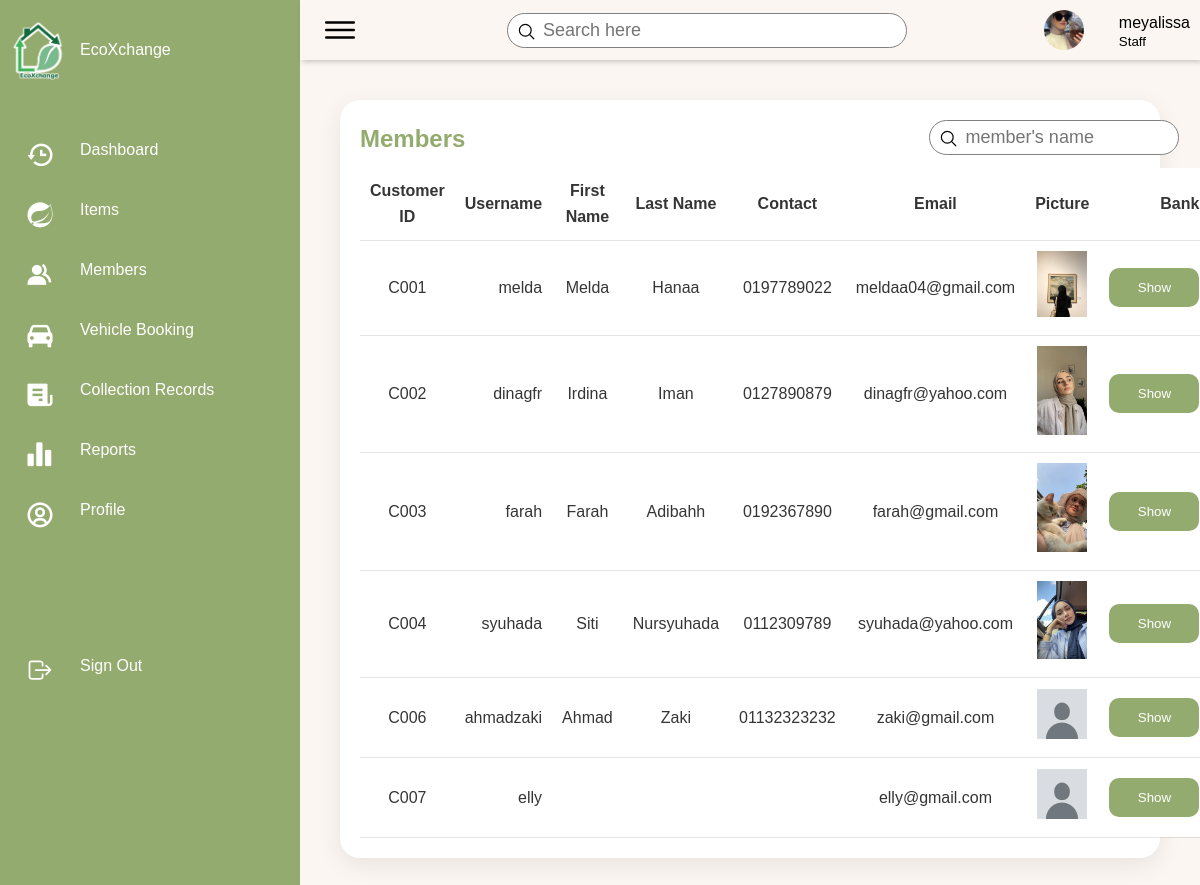
Page /EcoXchange/pages/members.php (signed in) on the earlier database version.
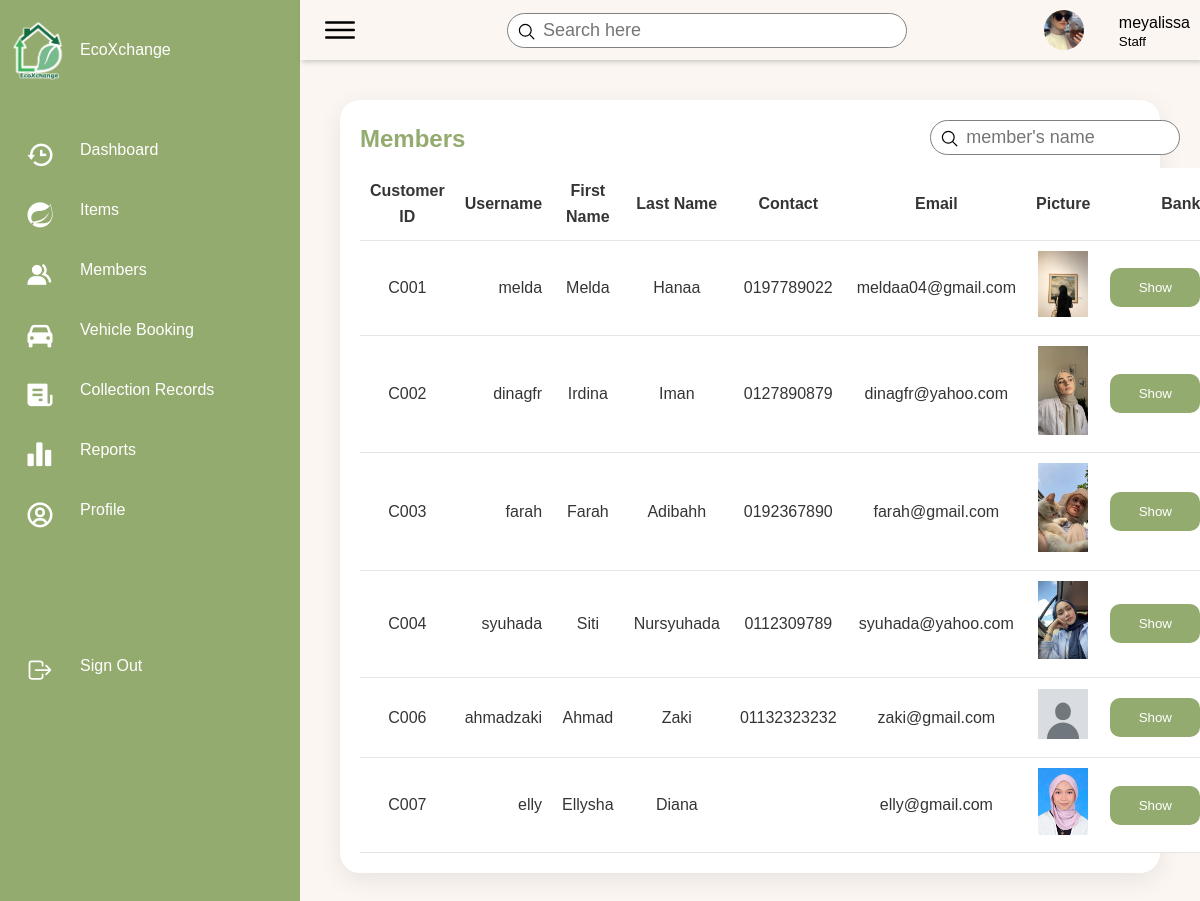
Same page on the later database version.
### tables this page shows
CREATE TABLE `staff` (
  `staff_ID` varchar(10) NOT NULL,
  `staff_username` varchar(20) NOT NULL,
  `staff_password` varchar(200) NOT NULL,
  `staff_first_name` varchar(30) NOT NULL,
  `staff_last_name` varchar(30) NOT NULL,
  `staff_contact_no` varchar(12) NOT NULL,
  `staff_email` varchar(30) NOT NULL,
  `category` varchar(30) NOT NULL,
  `staff_pict` varchar(255) NOT NULL
);

CREATE TABLE `customer` (
  `cust_ID` varchar(10) NOT NULL,
  `cust_username` varchar(20) NOT NULL,
  `cust_password` varchar(128) NOT NULL,
  `cust_first_name` varchar(30) NOT NULL,
  `cust_last_name` varchar(30) NOT NULL,
  `cust_contact_no` varchar(12) NOT NULL,
  `cust_email` varchar(30) NOT NULL,
  `cust_pict` varchar(255) NOT NULL,
  `bank_id` varchar(10) DEFAULT NULL
);

### EcoXchange/includes/fetchUserData.php (called while the page is built, shortened)
<?php
include("dbconn.php");
$username = $_SESSION['username'];
$role = $_SESSION['role'];
if ($role === 'Staff') {
    $sql = "SELECT * FROM staff WHERE staff_username = '$username'";
} elseif ($role === 'Customer') {
    $sql = "SELECT * FROM customer WHERE cust_username = '$username'";
} else {
    header("Location: ../pages/Login.php");
    exit();
}
$query = mysqli_query($dbconn, $sql) or die("Error: " . mysqli_error($dbconn));
$user = mysqli_fetch_assoc($query);
$name = $user["staff_username"] ?? $user["cust_username"];
$image = $user["staff_pict"] ?? $user["cust_pict"];
?>

### EcoXchange/pages/members.php (the view, shortened to what this page needs)
<?php
include('../includes/dbconn.php');
include('../includes/fetchUserData.php');
?>
<!DOCTYPE html>
<html lang="en">
<head>
    <link href="https://unpkg.com/boxicons@2.0.7/css/boxicons.min.css" rel="stylesheet" />
    <link rel="stylesheet" href="../style/members.css">
</head>
<body>
    <div class="container">
        <?php include('sidebar-1.php'); ?>
        <div class="main">
            <?php include('header.php'); ?>
            <div class="content">
                <div class="details">
                    <div class="itemlist">
                        <div class="tableHeader">
                            <h2>Members</h2>
                            <div class="searchbar">
                                <label>
                                <input type="text" name="" id="search-member" placeholder="member's name" onkeyup="searchmember()">
                                <ion-icon name="search-outline"></ion-icon>
                                </label>
                            </div>
                        </div>
                        <?php
                            $sql = "SELECT * FROM customer c JOIN bank_details b ON c.bank_id = b.bank_id";
                            $query = mysqli_query($dbconn, $sql);
                            $num_rows = mysqli_num_rows($query);
                            if ($num_rows == 0) {
                                echo "No item found";
                            } else {
                                echo '<table class="table1">';
                                echo "<thead>";
                                echo "<tr>";
                                echo "<td>Customer ID</td>";
                                echo "<td>Username</td>";
                                echo "<td>First Name</td>";
                                echo "<td>Last Name</td>";
                                echo "<td>Contact</td>";
                                echo "<td>Email</td>";
                                echo "<td>Picture</td>";
                                echo "<td>Bank</td>";
                                echo "</tr>";
                                echo "</thead>";
                                echo "<tbody>";
                                while ($row = mysqli_fetch_array($query)) {
                                    echo "<tr>";
                                    echo '<td class="idcust">' . $row["cust_ID"] . "</td>";
                                    echo "<td>" . $row["cust_username"] . "</td>";
                                    echo "<td>" . $row["cust_first_name"] . "</td>";
                                    echo "<td>" . $row["cust_last_name"] . "</td>";
                                    echo "<td>" . $row["cust_contact_no"] . "</td>";
                                    echo "<td>" . $row["cust_email"] . "</td>";
                                    echo '<td><img src="' . $row['cust_pict'] . '" alt=""></td>';
                                    echo '<td><button type="button" class="btnBank" id="btnBank" data-bank-name="' . $row["bank_name"] . '" data-bank-acc-no="' . $row["bank_acc_no"] . '" data-bank-full-name="' . $row["bank_full_name"] . '">Show</button></td>';
                                    echo "</tr>";
                                }
                                echo "</tbody>";
                                echo "</table>";
                            }
                        ?>
                    </div>
                </div>
            </div>
        </div>
    </div>
</body>
</html>

### EcoXchange/pages/sidebar-1.php (shortened to what this page needs)
<div class="navigation">
            <ul>
                <li class = "comp-name">
                    <a href="#">
                        <span class="icons">
                            <img src="../images/logo-white-border.png" class="sidebar-logo" />
                        </span>
                        <span class="title">EcoXchange</span>
                    </a>
                </li>
                <li class="active" >
                    <a href="dashboard-1.php">
                        <span class="icons">
                            <i class='bx bx-history'></i>
                        </span>
                        <span class="title">Dashboard</span>
                    </a>
                </li>
                <li>
                    <a href="items-1.php">
                        <span class="icons">
                            <i class='bx bxl-spring-boot'></i>
                        </span>
                        <span class="title">Items</span>
                    </a>
                </li>
                <li>
                    <a href="Members.php">
                        <span class="icons">
                            <i class='bx bxs-group'></i>
                        </span>
                        <span class="title">Members</span>
                    </a>
                </li>
                <li>
                    <a href="VehicleBooking.php">
                        <span class="icons">
                            <i class='bx bxs-car'></i>
                        </span>
                        <span class="title">Vehicle Booking</span>
                    </a>
                </li>
                <li>
                    <a href="records.php">
                        <span class="icons">
                            <i class='bx bxs-receipt'></i>
                        </span>
                        <span class="title">Collection Records</span>
                    </a>
                </li>
                <li class="dropdown">
                    <a href="javascript:void(0);" onclick="toggleDropdown()">
                        <span class="icons">
                            <i class='bx bxs-bar-chart-alt-2'></i>
                        </span>
                        <span class="title">Reports</span>
                    </a>
                </li>
                <li>
                    <a href="profile-1.php">
                        <span class="icons">
                            <i class='bx bx-user-circle'></i>
                        </span>
                        <span class="title">Profile</span>
                    </a>
                </li>
                <li class="sign-out">
                    <a href="../includes/logout.inc.php">
                        <span class="icons">
                            <ion-icon name="log-out-outline"></ion-icon>
                        </span>
                        <span class="title">Sign Out</span>
                    </a>
                </li>
            </ul>
        </div>

### EcoXchange/pages/header.php
<div class="topbar">
    <div class="toggle">
        <ion-icon name="menu-outline"></ion-icon>
    </div>
    <div class="search">
        <label>
            <input type="text" placeholder="Search here">
            <ion-icon name="search-outline"></ion-icon>
        </label>
    </div>
    <div class="user">
        <img src="<?php echo $image; ?>" alt="">
        <div class="info">
            <p><?php echo $name; ?></p>
            <small><?php echo $role; ?></small>
        </div>
    </div>
</div>

### EcoXchange/style/members.css (style rules this page uses)
.btnBank { padding: 12px 0px; width: 90px; background-color: var(--primary-color); border: 0; border-radius: 10px; color: white; margin: 10px auto; cursor: pointer; }
.info { padding-left: 20px; }
tr { padding: 10px 0; }

### EcoXchange/style/items-1.css (style rules this page uses)
.content img { width:50px; }
.content { width: 100%; }
.table1 tr { background-color: white ; color: black; }
.table1 td, .table1 th { text-align: center; }
.details { position: relative; width: 100%; padding: 20px; }
.details .itemlist { position: relative; display: grid; min-height: 500px; background: var(--white-color); padding: 20px; box-shadow: 0 7px 25px rgba(0, 0, 0, 0.08); border-radius: 20px; }
.details .tableHeader { display: flex; justify-content: space-between; align-items: flex-start; }
.tableHeader h2 { font-weight: 600; color: var(--primary-color); }
.details table { width: 100%; border-collapse: collapse; margin-top: 10px; }
.details table thead td { font-weight: 600; }
.details .itemlist table tr { color: var(--dark-color); border-bottom: 1px solid rgba(0, 0, 0, 0.1); }
.details .itemlist table tr:last-child { border-bottom: 1px solid rgba(0, 0, 0, 0.1); }
.details .itemlist table tr td { padding: 10px; }
.details .itemlist table tr td:last-child { text-align: end; }
.details .itemlist table tr td:nth-child(2) { text-align: end; }
.details .itemlist table tr td:nth-child(3) { text-align: center; }
.content { padding:20px; }

### EcoXchange/style/SidebarUser.css (style rules this page uses)
* { font-family: "Ubuntu", sans-serif; margin: 0; padding: 0; box-sizing: border-box; }
body { min-height: 100vh; overflow-x: hidden; }
.container { position: relative; width: 100%; }
.navigation { position: fixed; width: 300px; height: 100%; background: var(--primary-color); border-left: 10px solid var(--primary-color); transition: 0.5s; overflow: hidden; }
.comp-name { margin-top:20px; }
.sidebar-logo { width: 60px; }
.sign-out { margin-top: 6rem; }
.navigation ul { position: absolute; top: 0; left: 0; width: 100%; }
.icons { display: flex; justify-content: center; align-content: center; position: fixed; font-size: 30px; }
.navigation ul li { position: relative; width: 100%; list-style: none; border-top-left-radius: 30px; border-bottom-left-radius: 30px; }
.navigation ul li:nth-child(1) { margin-bottom: 40px; pointer-events: none; }
.navigation ul li a { position: relative; display: block; width: 100%; display: flex; text-decoration: none; color: var(--white-color); }
.navigation ul li a .icons { position: relative; display: block; min-width: 60px; height: 60px; line-height: 75px; text-align: center; }
.navigation ul li a .icons ion-icon { font-size: 1.75rem; }
.navigation ul li a .title { position: relative; display: block; padding: 0 10px; height: 60px; line-height: 60px; text-align: start; white-space: nowrap; }
.main { position: absolute; width: calc(100% - 300px); left: 300px; min-height: 100vh; background: var(--background-color); transition: 0.5s; }
.topbar { width: 100%; height: 60px; display: flex; justify-content: space-between; align-items: center; padding: 0 10px; box-shadow: 2px 2px 5px rgba(0, 0, 0, 0.2); }
.toggle { position: relative; width: 60px; height: 60px; display: flex; justify-content: center; align-items: center; font-size: 2.5rem; cursor: pointer; }
.search { position: relative; width: 400px; margin: 0 10px; }
.search label { position: relative; width: 100%; }
.search label input { width: 100%; height: 35px; border-radius: 40px; padding: 5px 20px; padding-left: 35px; font-size: 18px; outline: none; border: 1px solid var(--text-grey); }
.search label ion-icon { position: absolute; top: 0; left: 10px; font-size: 1.2rem; }
.user { position: relative; display: flex; }
.user img { width: 40px; height: 40px; object-fit: cover; border-radius: 50%; cursor: pointer; }
.user .info { margin-left: 15px; height: 40px; }
.user p { margin-bottom: -8px; }
.user small { margin-top: -8px; }
.content { padding:20px; }

### EcoXchange/style/searchbar.css (style rules this page uses)
.searchbar { width: 250px; margin-right: 30px; }
.searchbar label { position: relative; width: 100%; }
.searchbar label input { width: 100%; height: 35px; border-radius: 40px; padding: 5px 20px; padding-left: 35px; font-size: 18px; outline: none; border: 1px solid var(--text-grey); }
.searchbar label ion-icon { position: absolute; top: 0; left: 10px; font-size: 1.2rem; }

### EcoXchange/pages/sidebar-1.php (style rules this page uses)
.dropdown { position: relative; display: inline-block; }

Differences in the rows shown:
changed customer "elly": cust_first_name (not shown) → "Ellysha"; cust_last_name (not shown) → "Diana"; cust_pict: picture added in place of a placeholder
